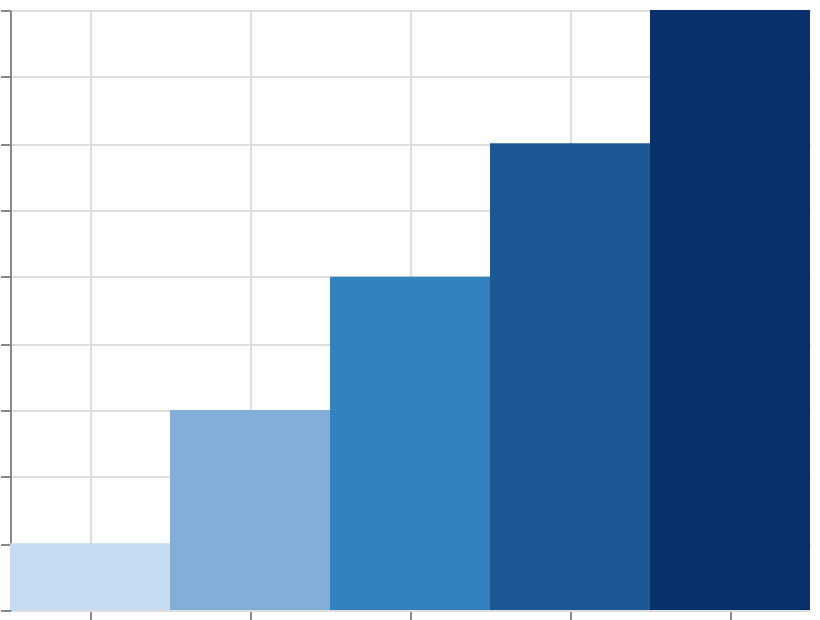

Vega-Lite specification stored for this chart:
### Vega specification from a JSON file in a GitHub repository (floating-point values rounded to 4 significant figures)
{"$schema": "https://vega.github.io/schema/vega/v6.json", "width": 400, "height": 300, "padding": 5, "autosize": "none", "data": [{"name": "table", "values": [{"cat": "A", "val": 10}, {"cat": "B", "val": 30}, {"cat": "C", "val": 50}, {"cat": "D", "val": 70}, {"cat": "E", "val": 90}]}], "scales": [{"name": "x", "type": "band", "domain": {"data": "table", "field": "cat", "sort": true}, "range": "width"}, {"name": "y", "type": "linear", "domain": {"data": "table", "field": "val"}, "range": [{"signal": "height"}, 0], "zero": true, "nice": true}, {"name": "color", "type": "linear", "domain": {"data": "table", "field": "val"}, "range": ["#c6dbef", "#3182bd", "#08306b"], "interpolate": {"type": "hcl"}}], "marks": [{"type": "rect", "from": {"data": "table"}, "encode": {"update": {"x": {"scale": "x", "field": "cat"}, "width": {"scale": "x", "band": 1}, "y": {"scale": "y", "field": "val"}, "y2": {"scale": "y", "value": 0}, "fill": {"scale": "color", "field": "val"}}}}], "axes": [{"scale": "x", "orient": "bottom", "grid": true, "labels": false}, {"scale": "y", "orient": "left", "grid": true, "labels": false}], "legends": [{"fill": "color"}]}
